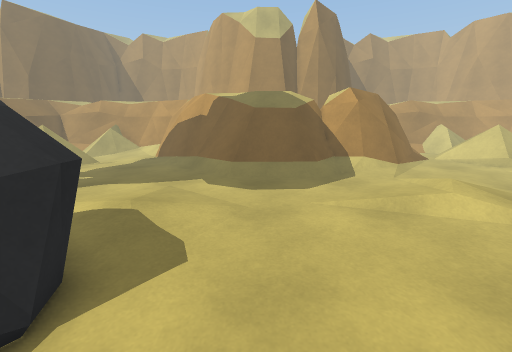
View 1 (above)

17 first-person views from a walk through a 3-D level made in the Unity game engine. The camera is 1.4 m above the floor, tilts 12° down and sees 90° across. The floor is counted in squares, 0.5 m on a side. Each view is taken from the middle of a square. On the plan, view 1 faces up. The plan holds only what a view shows up to about 19 squares ahead; the rest is blank. The place goes on beyond the plan. Some animated figures are left out.

View 2
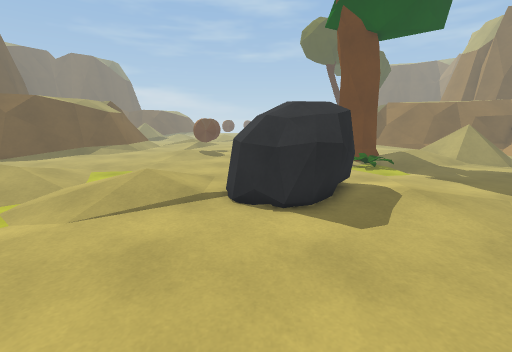

View 3
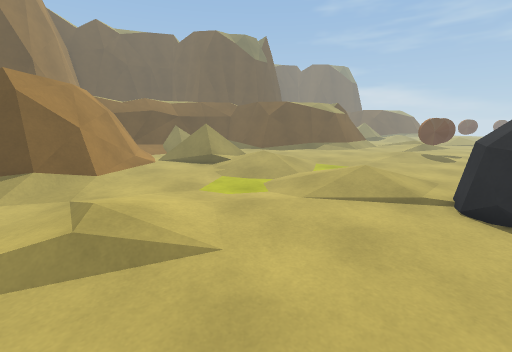

View 4
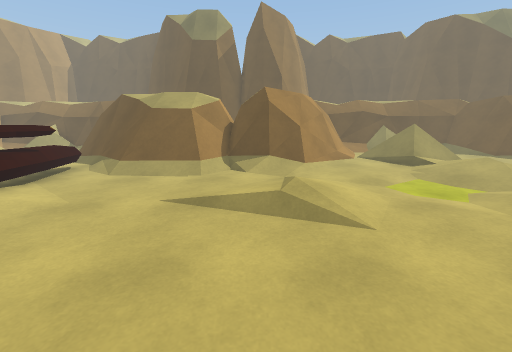

View 5
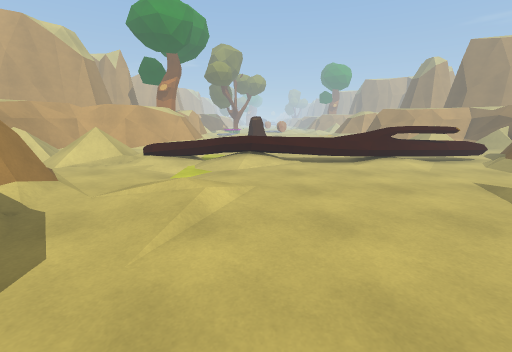

View 6
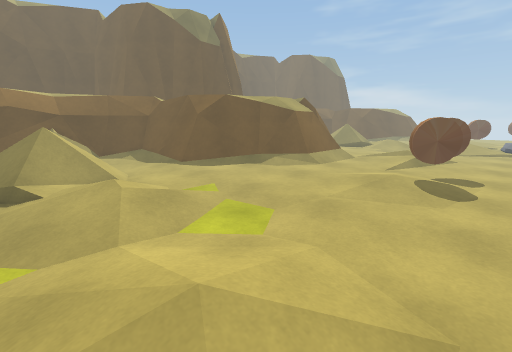

View 7
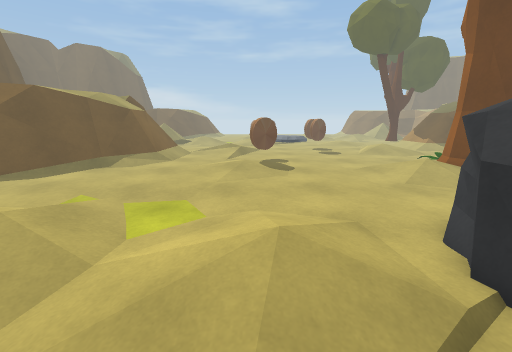

View 8
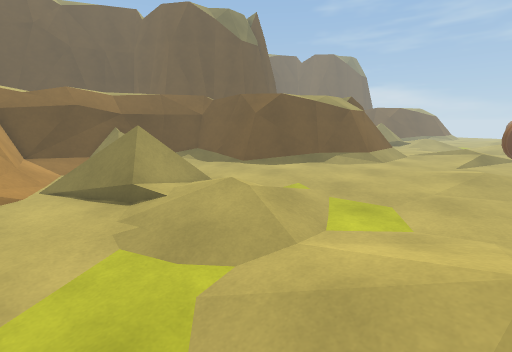

View 9
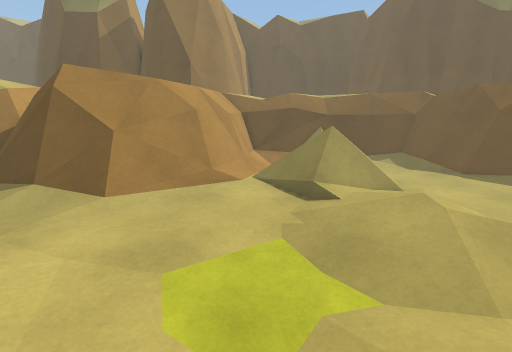

View 10
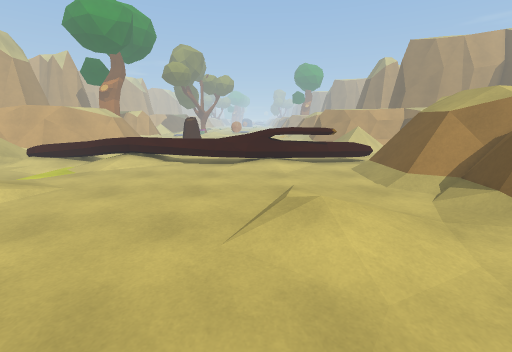

View 11
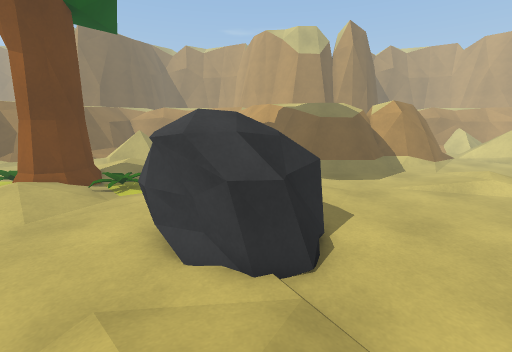

View 12
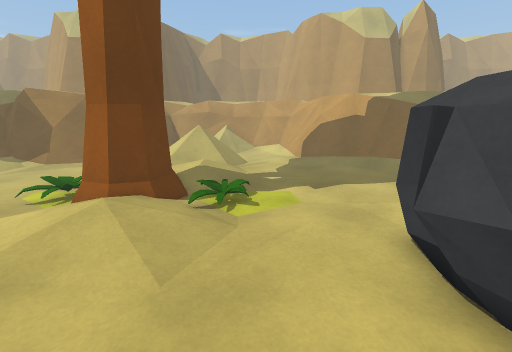

View 13
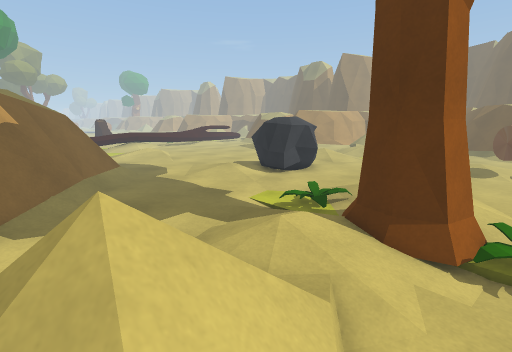

View 14
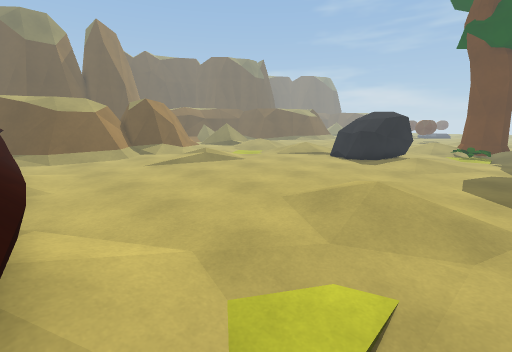

View 15
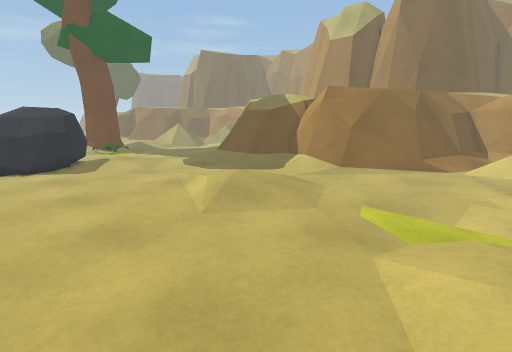

View 16
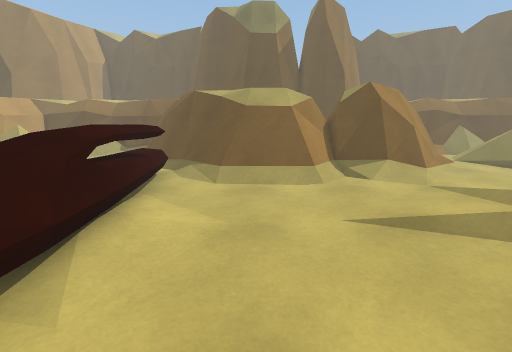

View 17
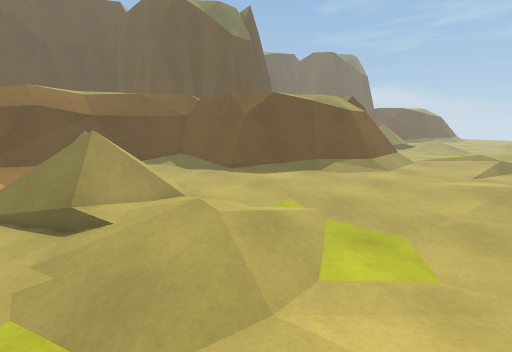

### Floor plan
Key: @ floor where view 1 was taken; # wall or solid block; . main floor; : floor 0.25 m higher than the main floor; - floor 0.25 m lower than the main floor; + floor 0.5 m higher than the main floor; / step, stairs or slope; = window, fence, low wall or low ledge; ^ raised ledge; R rock; T tree; O other object.
Columns run from 18 left of view 1 to 16 right of it. Each row starts with its distance up from view 1.
 19 / ///// ...==###           ##=/.///
 18  //////.....#=###         ###=/.///
 17  /////......./=###   #######=/...//
 16  /////......../=^#####^####=.....//
 15 ../::/........./=^###^=#==#......./
 14 ../::/........../##O=#//..........:
 13 -.//::............////..........-..
 12 - T::...-......................--..
 11 OT## /.................../:...../.=
 10 .T##T//..................::.......=
  9 .T## //................::+:/......=
  8 ..T:.//......:::......//:::.......=
  7 .::::.........::........./:......:=
  6 ./:::/....RRRR...................:=
  5 ./:/:.....RRRRRR................./=
  4 .........RRRRRRR..................=
  3 ..........RRRRRR..................=
  2 ..........RRRRR...................=
  1 ............RRR...................=
  0 ............../...@...............=
 -1 ...........:/:/...................=
 -2 O........../::/...................=
 -3 .::........:::::....../...........=
 -4 ::::........:::....../:://........=
 -5 .::........../......./:/::........=
 -6 .....................:::..........=
 -7 .....................::...........=
 -8 ..........//:.....................=
 -9 ..........::://...................#
-10 ........../+:/..........//.//////.=
-11 :......... :::.......##=#//======/.
-12 =#.........:::....../=###==^####^=/
-13 #==......./////..../=############^=
-14 ##^=......//////../=###        ####
-15 ####=.....//////./=###
-16   ###=....   ///./=##
-17    ##=....      /=##
-18     #^#...     ./=##
-19     ##=/..     ./##
-20     ##=#/:    ///#
-21      ###=== O#==##
-22       #####==####

Positions as (right, up) in squares from view 1, and headings:
1: (0, 0), facing up
2: (5, 2), facing left
3: (6, 2), facing down-left
4: (6, 4), facing down
5: (-3, 6), facing right
6: (-4, 0), facing down-left
7: (-1, -3), facing left
8: (-1, -3), facing down-left
9: (-2, -3), facing down
10: (-3, -3), facing right
11: (-5, -4), facing up
12: (-11, 0), facing up
13: (-18, 19), facing down-right
14: (16, 12), facing down-left
15: (15, 2), facing up-left
16: (12, 2), facing down
17: (-3, -4), facing down-left
